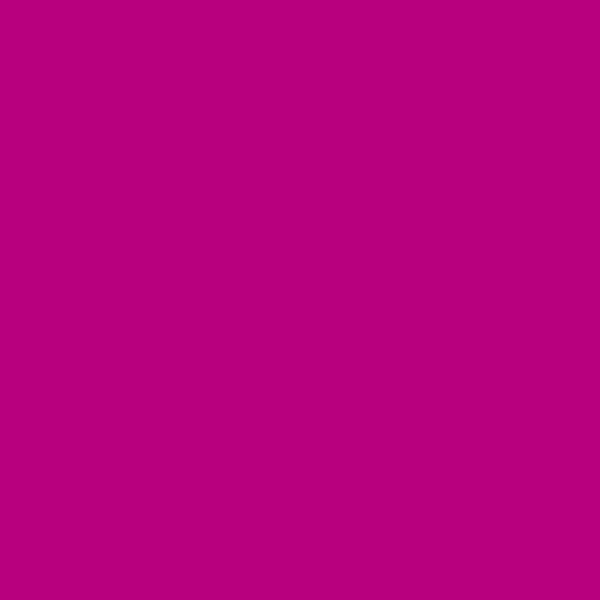
Frame 1 (no input)
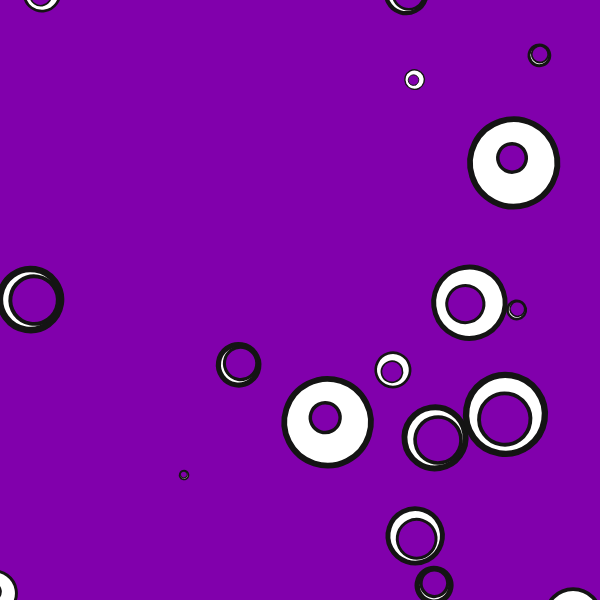
Frame 60 (no input)
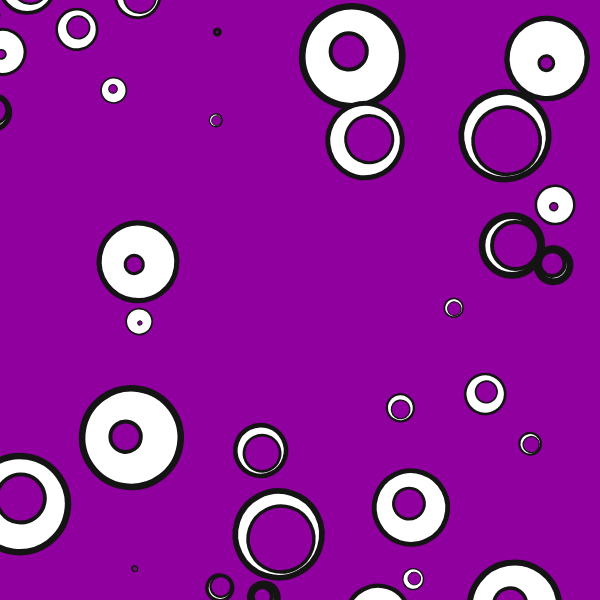
Frame 120 (the mouse pressed at the canvas centre since frame 60)

The p5.js sketch that drew these frames (run headless with seeded random() and noise() and a simulated clock; from frame 60 on, the mouse is pressed at the canvas centre):

// p5.js sketch
// ── sketch.js
var blobs=[];
var numBlobs=35;
var nextBlob=0;
var inCols=[
  [128,180,80],
  [220,40,0],
  [20,145,190],
  [132,220,220],
  [222,35,160],
  [170,143,32]
  ];
var outCols=[
  [160,40,40],
  [30,90,90],
  [20,65,170],
  [80,20,0],
  [80,100,20],
  [43,43,172]
  ];
var bgColMin=[185,0,125]
var bgColMax=[65,0,225]
var bgColNow=[125,0,185]

function setup() {
  createCanvas(600,600);
}

function draw() {
  for(let i=0; i<3; i++){
    bgColNow[i]=bgColMin[i]+sin(frameCount/50)*(bgColMax[i]-bgColMin[i])/2
  }
  background(125,0,185);
  background(bgColNow[0], bgColNow[1], bgColNow[2]);
  if(blobs.length<numBlobs && random(10)<3){
    blobs.push(new PulseBlob(nextBlob++, random(width), random(height), random(height*0.005,height*0.035), random(inCols), random(outCols)));
  }
  for(var i=blobs.length-1; i>=0; i--){
    blobs[i].show();
    blobs[i].collide(blobs);
    if(!blobs[i].run()){
      blobs.splice(i,1);
    }
  }
}

function PulseBlob(id,x,y,r, inCol, outCol){
  this.id=id;
  this.rNow=r*1.5;
  var speed=1;
  this.speed=1;
  var ttbMax=50;
  var ttb=ttbMax;
  var ttlMax=200;
  var ttl=ttlMax;
  var ttdMax=100;
  var ttd=ttdMax;
  var rNow=0;
  var rInner=0;
  var pulse=1;
  var rA=0;
  var rARot=PI/50;
  var a=0;
  var aRot=PI/20;
  var pos=createVector(x,y);
  this.pos=pos;
  var rMult=0;
  var drift=p5.Vector.random2D().setMag(random(1,3));
  
  this.show=function(){
    // console.log(pos.x, pos.y,r);
    push();
    translate(pos.x, pos.y);
    rotate(a);
    stroke(20);
    strokeWeight(r/3);
    // fill(outCol[0], outCol[1], outCol[2]);
    fill(255)
    ellipse(0,0,rNow*2);
    // fill(inCol[0],inCol[1],inCol[2]);
    fill(bgColNow[0], bgColNow[1], bgColNow[2])
    strokeWeight(r/5);
    ellipse(0,r*0.3*rMult,rInner*2*rMult);
    pop();
  };
  
  this.collide=function(others){
    others.forEach(function(other){
      if(other.id!==id){
        if(pos.dist(other.pos)<rNow+other.rNow){
          
          var acc=p5.Vector.sub(pos,other.pos).setMag((speed+other.speed)/2);
          drift.add(acc);
          // var away=p5.Vector.sub(pos,other.pos);
          // var awayD=away.mag();
          // var awayA=away.heading();
          // pos.add(away.setMag((rNow+other.rNow-awayD)));
          // var incidenceA=awayA-drift.heading();
          // drift.rotate(-drift.heading()+awayA+incidenceA);
        }
      }
    });
    
  };
  
  this.run=function(){
    a+=aRot;
    rA+=rARot;
    drift.limit(4);
    speed=drift.mag();
    this.speed=speed;
    pos.add(drift);
    edges();
    pulse=sin(rA)*0.4+0.6;
    rInner=pulse*r*2;
    if(ttb>0){
      ttb--;
      rMult=1-ttb/ttbMax;
    } else if(ttl>0){
      rMult=1;
      ttl--;
    } else {
      ttd--;
      rMult=ttd/ttdMax;
    }
    rNow=r*2.5*rMult;
    this.rNow=rNow;
    return ttd>0;
  };
  
  function edges(){
    if(pos.x-r*2>width){
      pos.x=-r*2;
    }
    if(pos.x+r*2<0){
      pos.x=width+r*2;
    }
    if(pos.y-r*2>height){
      pos.y=-r*2;
    }
    if(pos.y+r*2<0){
      pos.y=height+r*2;
    }
  }
}
